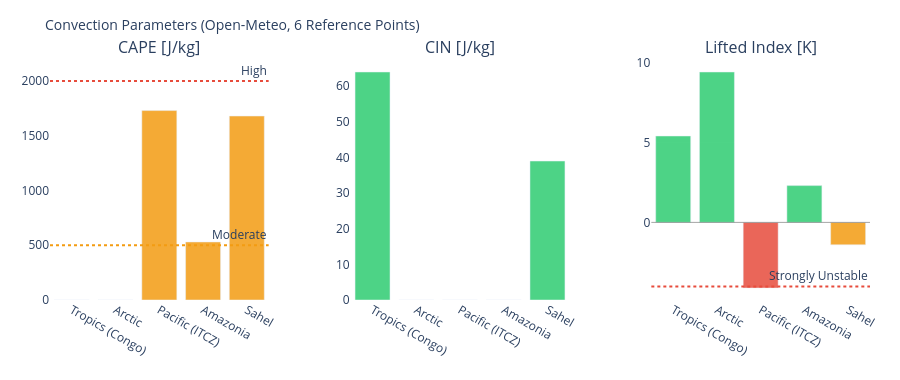

Notebook code cell kept with this figure:
### Markdown cell above
---
## 3. Visualizations

### Code cell
# ============================================================
# CAPE / CIN / LIFTED INDEX – Convection potential
# ============================================================

if not df_atm.empty:
    fig = make_subplots(
        rows=1, cols=3,
        subplot_titles=['CAPE [J/kg]', 'CIN [J/kg]', 'Lifted Index [K]'],
        horizontal_spacing=0.1
    )
    pts = df_atm['point'].tolist()
    pt_colors = ['#E85D24','#185FA5','#888780','#378ADD','#639922','#F2A623']

    # CAPE – höher = mehr Gewitterpotential
    cape_vals = df_atm['cape'].fillna(0).tolist()
    cape_colors = ['#e74c3c' if v > 2000 else '#f39c12' if v > 500 else '#2ecc71'
                   for v in cape_vals]
    fig.add_trace(go.Bar(x=pts, y=cape_vals, marker_color=cape_colors,
                         opacity=0.85, showlegend=False), row=1, col=1)
    fig.add_hline(y=2000, line_dash='dot', line_color='#e74c3c',
                  annotation_text='High', row=1, col=1)
    fig.add_hline(y=500,  line_dash='dot', line_color='#f39c12',
                  annotation_text='Moderate', row=1, col=1)

    # CIN – negativer = stärker gedeckelt (weniger Auslöse)
    cin_vals = df_atm['cin'].fillna(0).tolist()
    cin_colors = ['#e74c3c' if v < -200 else '#f39c12' if v < -50 else '#2ecc71'
                  for v in cin_vals]
    fig.add_trace(go.Bar(x=pts, y=cin_vals, marker_color=cin_colors,
                         opacity=0.85, showlegend=False), row=1, col=2)

    # Lifted Index – negativ = instabil
    li_vals = df_atm['li'].fillna(0).tolist()
    li_colors = ['#e74c3c' if v < -4 else '#f39c12' if v < 0 else '#2ecc71'
                 for v in li_vals]
    fig.add_trace(go.Bar(x=pts, y=li_vals, marker_color=li_colors,
                         opacity=0.85, showlegend=False), row=1, col=3)
    fig.add_hline(y=0, line_color='gray', line_width=0.7, row=1, col=3)
    fig.add_hline(y=-4, line_dash='dot', line_color='#e74c3c',
                  annotation_text='Strongly Unstable', row=1, col=3)

    fig.update_layout(
        title=dict(text='Convection Parameters (Open-Meteo, 6 Reference Points)', font=dict(size=14)),
        height=380, plot_bgcolor='rgba(0,0,0,0)', paper_bgcolor='rgba(0,0,0,0)',
        margin=dict(l=50, r=30, t=60, b=80)
    )
    fig.update_xaxes(tickangle=30)
    fig.show()

### Figure 1 — Plotly figure (JSON) as saved in the notebook; plotly's stock layout.template omitted (floating-point values rounded to 4 significant figures)
{"data": [{"marker": {"color": ["#2ecc71", "#2ecc71", "#f39c12", "#f39c12", "#f39c12"]}, "opacity": 0.85, "showlegend": false, "type": "bar", "x": ["Tropics (Congo)", "Arctic", "Pacific (ITCZ)", "Amazonia", "Sahel"], "xaxis": "x", "y": [0.0, 0.0, 1730.0, 530.0, 1680.0], "yaxis": "y"}, {"marker": {"color": ["#2ecc71", "#2ecc71", "#2ecc71", "#2ecc71", "#2ecc71"]}, "opacity": 0.85, "showlegend": false, "type": "bar", "x": ["Tropics (Congo)", "Arctic", "Pacific (ITCZ)", "Amazonia", "Sahel"], "xaxis": "x2", "y": [64.0, 0.0, 0.0, 0.0, 39.0], "yaxis": "y2"}, {"marker": {"color": ["#2ecc71", "#2ecc71", "#e74c3c", "#2ecc71", "#f39c12"]}, "opacity": 0.85, "showlegend": false, "type": "bar", "x": ["Tropics (Congo)", "Arctic", "Pacific (ITCZ)", "Amazonia", "Sahel"], "xaxis": "x3", "y": [5.4, 9.4, -4.1, 2.3, -1.4], "yaxis": "y3"}], "layout": {"annotations": [{"font": {"size": 16}, "showarrow": false, "text": "CAPE [J/kg]", "x": 0.1333, "xanchor": "center", "xref": "paper", "y": 1.0, "yanchor": "bottom", "yref": "paper"}, {"font": {"size": 16}, "showarrow": false, "text": "CIN [J/kg]", "x": 0.5, "xanchor": "center", "xref": "paper", "y": 1.0, "yanchor": "bottom", "yref": "paper"}, {"font": {"size": 16}, "showarrow": false, "text": "Lifted Index [K]", "x": 0.8667, "xanchor": "center", "xref": "paper", "y": 1.0, "yanchor": "bottom", "yref": "paper"}, {"showarrow": false, "text": "High", "x": 1, "xanchor": "right", "xref": "x domain", "y": 2000, "yanchor": "bottom", "yref": "y"}, {"showarrow": false, "text": "Moderate", "x": 1, "xanchor": "right", "xref": "x domain", "y": 500, "yanchor": "bottom", "yref": "y"}, {"showarrow": false, "text": "Strongly Unstable", "x": 1, "xanchor": "right", "xref": "x3 domain", "y": -4, "yanchor": "bottom", "yref": "y3"}], "height": 380, "margin": {"b": 80, "l": 50, "r": 30, "t": 60}, "paper_bgcolor": "rgba(0,0,0,0)", "plot_bgcolor": "rgba(0,0,0,0)", "shapes": [{"line": {"color": "#e74c3c", "dash": "dot"}, "type": "line", "x0": 0, "x1": 1, "xref": "x domain", "y0": 2000, "y1": 2000, "yref": "y"}, {"line": {"color": "#f39c12", "dash": "dot"}, "type": "line", "x0": 0, "x1": 1, "xref": "x domain", "y0": 500, "y1": 500, "yref": "y"}, {"line": {"color": "gray", "width": 0.7}, "type": "line", "x0": 0, "x1": 1, "xref": "x3 domain", "y0": 0, "y1": 0, "yref": "y3"}, {"line": {"color": "#e74c3c", "dash": "dot"}, "type": "line", "x0": 0, "x1": 1, "xref": "x3 domain", "y0": -4, "y1": -4, "yref": "y3"}], "title": {"font": {"size": 14}, "text": "Convection Parameters (Open-Meteo, 6 Reference Points)"}, "xaxis": {"anchor": "y", "domain": [0.0, 0.2667], "tickangle": 30}, "xaxis2": {"anchor": "y2", "domain": [0.3667, 0.6333], "tickangle": 30}, "xaxis3": {"anchor": "y3", "domain": [0.7333, 1.0], "tickangle": 30}, "yaxis": {"anchor": "x", "domain": [0.0, 1.0]}, "yaxis2": {"anchor": "x2", "domain": [0.0, 1.0]}, "yaxis3": {"anchor": "x3", "domain": [0.0, 1.0]}}}
